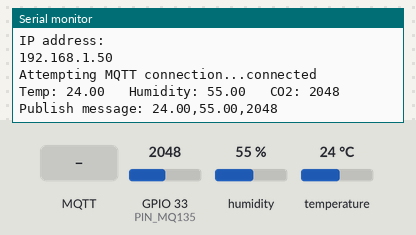
The sketch below on a simulated ESP32. Shown: the last lines printed to the serial monitor. Inputs (shaded band) come from the test bench; at power-on: humidity 55 %, GPIO 33 (PIN_MQ135) = 2048, temperature 24 °C. WiFi joins after 1.5 s; servers stay silent unless stated; no MQTT or app messages arrive unless stated.

Above: at 2.7 s.
2.8 s: MQTT message "1" arrives on the first subscribed topic
At 3.4 s:
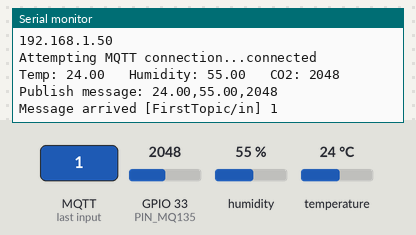
4.3 s: MQTT message "on" arrives on the first subscribed topic
At 5.5 s:
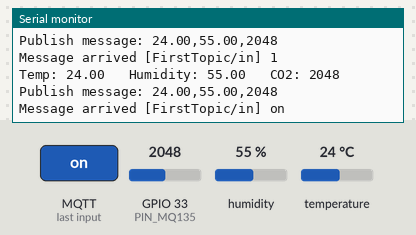
5.8 s: MQTT message "off" arrives on the first subscribed topic
At 5.96 s:
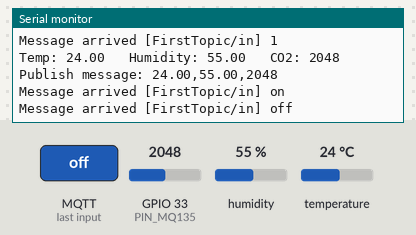
7.3 s: humidity set to 22 %
At 8.6 s:
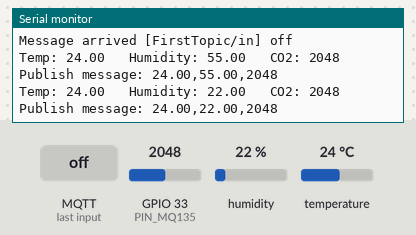
8.8 s: GPIO 33 (PIN_MQ135) set to 1960
At 10.2 s:
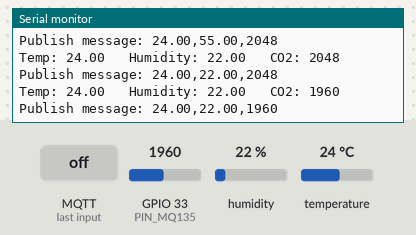
10.3 s: temperature set to 12 °C
At 12.6 s:
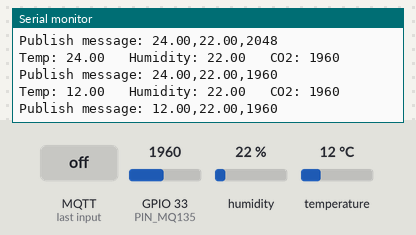

The sketch:

BZ1.ino
```cpp
/*
 BlitZenz Sensor V0.1

Arduino Sketch for a simple Atmospheric Sensor using an ESP32 NodeMCU module, a DHT11 Temp/Humidiy Sensor and an MQ135 Amospheric Gasses Sensor.

It connects to a HiveMQ Cloud MQTT server then:

-Publishes "OK" to the topic "Start"
-Subscribes to the topic "in", printing out any string messages it receives.
-Reads both sensors' outputs and publishes them through the "out" topic
*/

#include <WiFi.h>
#include <PubSubClient.h>
#include <WiFiClientSecure.h>
#include "DHTesp.h"


#define PIN_MQ135 33 // MQ135 Analog Input Pin
#define DHTPIN 17 // DHT Digital Input Pin


//MQ135 mq135_sensor(PIN_MQ135);
DHTesp dht;


// Update these with values suitable for your network.

const char* ssid = "SSID";
const char* password = "PASS"; //SSID and password of the network to connect to
const char* mqtt_server = "yourserver.s1.eu.hivemq.cloud";
const char* user= "USER"; //Change user
const char* pass= "PASSWORD"; //And Password According to your needs
const char* clientId = "BZ-1";
const char* topicStart="FirstTopic/start";
const char* topicOut="FirstTopic/out";
const char* topicIn="FirstTopic/in"; //Change FirstTopic with one or more topics

static const char *root_ca PROGMEM = R"EOF(
-----BEGIN CERTIFICATE-----
MIIFazCCA1OgAwIBAgIRAIIQz7DSQONZRGPgu2OCiwAwDQYJKoZIhvcNAQELBQAw
TzELMAkGA1UEBhMCVVMxKTAnBgNVBAoTIEludGVybmV0IFNlY3VyaXR5IFJlc2Vh
cmNoIEdyb3VwMRUwEwYDVQQDEwxJU1JHIFJvb3QgWDEwHhcNMTUwNjA0MTEwNDM4
WhcNMzUwNjA0MTEwNDM4WjBPMQswCQYDVQQGEwJVUzEpMCcGA1UEChMgSW50ZXJu
ZXQgU2VjdXJpdHkgUmVzZWFyY2ggR3JvdXAxFTATBgNVBAMTDElTUkcgUm9vdCBY
MTCCAiIwDQYJKoZIhvcNAQEBBQADggIPADCCAgoCggIBAK3oJHP0FDfzm54rVygc
h77ct984kIxuPOZXoHj3dcKi/vVqbvYATyjb3miGbESTtrFj/RQSa78f0uoxmyF+
0TM8ukj13Xnfs7j/EvEhmkvBioZxaUpmZmyPfjxwv60pIgbz5MDmgK7iS4+3mX6U
A5/TR5d8mUgjU+g4rk8Kb4Mu0UlXjIB0ttov0DiNewNwIRt18jA8+o+u3dpjq+sW
T8KOEUt+zwvo/7V3LvSye0rgTBIlDHCNAymg4VMk7BPZ7hm/ELNKjD+Jo2FR3qyH
B5T0Y3HsLuJvW5iB4YlcNHlsdu87kGJ55tukmi8mxdAQ4Q7e2RCOFvu396j3x+UC
B5iPNgiV5+I3lg02dZ77DnKxHZu8A/lJBdiB3QW0KtZB6awBdpUKD9jf1b0SHzUv
KBds0pjBqAlkd25HN7rOrFleaJ1/ctaJxQZBKT5ZPt0m9STJEadao0xAH0ahmbWn
OlFuhjuefXKnEgV4We0+UXgVCwOPjdAvBbI+e0ocS3MFEvzG6uBQE3xDk3SzynTn
jh8BCNAw1FtxNrQHusEwMFxIt4I7mKZ9YIqioymCzLq9gwQbooMDQaHWBfEbwrbw
qHyGO0aoSCqI3Haadr8faqU9GY/rOPNk3sgrDQoo//fb4hVC1CLQJ13hef4Y53CI
rU7m2Ys6xt0nUW7/vGT1M0NPAgMBAAGjQjBAMA4GA1UdDwEB/wQEAwIBBjAPBgNV
HRMBAf8EBTADAQH/MB0GA1UdDgQWBBR5tFnme7bl5AFzgAiIyBpY9umbbjANBgkq
hkiG9w0BAQsFAAOCAgEAVR9YqbyyqFDQDLHYGmkgJykIrGF1XIpu+ILlaS/V9lZL
ubhzEFnTIZd+50xx+7LSYK05qAvqFyFWhfFQDlnrzuBZ6brJFe+GnY+EgPbk6ZGQ
3BebYhtF8GaV0nxvwuo77x/Py9auJ/GpsMiu/X1+mvoiBOv/2X/qkSsisRcOj/KK
NFtY2PwByVS5uCbMiogziUwthDyC3+6WVwW6LLv3xLfHTjuCvjHIInNzktHCgKQ5
ORAzI4JMPJ+GslWYHb4phowim57iaztXOoJwTdwJx4nLCgdNbOhdjsnvzqvHu7Ur
TkXWStAmzOVyyghqpZXjFaH3pO3JLF+l+/+sKAIuvtd7u+Nxe5AW0wdeRlN8NwdC
jNPElpzVmbUq4JUagEiuTDkHzsxHpFKVK7q4+63SM1N95R1NbdWhscdCb+ZAJzVc
oyi3B43njTOQ5yOf+1CceWxG1bQVs5ZufpsMljq4Ui0/1lvh+wjChP4kqKOJ2qxq
4RgqsahDYVvTH9w7jXbyLeiNdd8XM2w9U/t7y0Ff/9yi0GE44Za4rF2LN9d11TPA
mRGunUHBcnWEvgJBQl9nJEiU0Zsnvgc/ubhPgXRR4Xq37Z0j4r7g1SgEEzwxA57d
emyPxgcYxn/eR44/KJ4EBs+lVDR3veyJm+kXQ99b21/+jh5Xos1AnX5iItreGCc=
-----END CERTIFICATE-----
)EOF"; //HiveMQ Generic Certificate, fill with own

TempAndHumidity newValues;
int co2=1;

WiFiClientSecure espClient;
PubSubClient client(espClient);
unsigned long lastMsg = 0;
#define MSG_BUFFER_SIZE	(50)
char msg[MSG_BUFFER_SIZE];
int value = 0;

void setup_wifi() {

  delay(10);
  // We start by connecting to a WiFi network
  Serial.println();
  Serial.print("Connecting to ");
  Serial.println(ssid);

  WiFi.mode(WIFI_STA);
  WiFi.begin(ssid, password);

  while (WiFi.status() != WL_CONNECTED) {
    delay(500);
    Serial.print(".");
  }

  randomSeed(micros());

  Serial.println("");
  Serial.println("WiFi connected");
  Serial.println("IP address: ");
  Serial.println(WiFi.localIP());
}

void callback(char* topic, byte* payload, unsigned int length) {
  Serial.print("Message arrived [");
  Serial.print(topic);
  Serial.print("] ");
  for (int i = 0; i < length; i++) {
    Serial.print((char)payload[i]);
  }
  Serial.println();
}

void reconnect() {
  // Loop until we're reconnected
  while (!client.connected()) {
    Serial.print("Attempting MQTT connection...");
    // Create a random client ID
    //clientId += String(random(0xffff), HEX);
    // Attempt to connect
    if (client.connect(clientId,user,pass)) {
      Serial.println("connected");
      // Once connected, publish an announcement...
      client.publish(topicStart, "OK");
      // ... and resubscribe
      client.subscribe(topicIn);
    } else {
      Serial.print("failed, rc=");
      Serial.print(client.state());
      Serial.println(" try again in 5 seconds");
      // Wait 5 seconds before retrying
      delay(5000);
    }
  }
}

void setup() {
  pinMode(PIN_MQ135, INPUT);
  Serial.begin(9600);
  dht.setup(DHTPIN, DHTesp::DHT11);
  setup_wifi();
  espClient.setCACert(root_ca);
  client.setServer(mqtt_server, 8883);
  client.setCallback(callback);
}

void getMeasurements(){
  newValues = dht.getTempAndHumidity();
  co2= analogRead(PIN_MQ135);


  Serial.print("Temp: ");
  Serial.print(newValues.temperature);
  Serial.print("\t Humidity: ");
  Serial.print(newValues.humidity);
  Serial.print("\t CO2: ");
  Serial.println(co2,DEC);
}

void loop() {

  if (!client.connected()) {
    reconnect();
  }
  client.loop();

  unsigned long now = millis();
  if (now - lastMsg > 2000) {
    getMeasurements();
    lastMsg = now;
    ++value;
    snprintf (msg, MSG_BUFFER_SIZE, "%2.2f,%2.2f,%d", newValues.temperature, newValues.humidity, co2);
    Serial.print("Publish message: ");
    Serial.println(msg);
    client.publish(topicOut, msg);
  }
}
```

Measured:
- after the input at 2.8 s, the serial monitor: prints a new line at once (image 1)
- after the input at 4.3 s, the serial monitor: prints a new line at once (image 2)
- after the input at 5.8 s, the serial monitor: prints a new line at once (image 3)
- after the input at 7.3 s, the serial monitor: prints a new line after 0.72 s (image 4)
- after the input at 8.8 s, the serial monitor: prints a new line after 1.2 s (image 5)
- after the input at 10.3 s, the serial monitor: prints a new line after 1.7 s (image 6)
